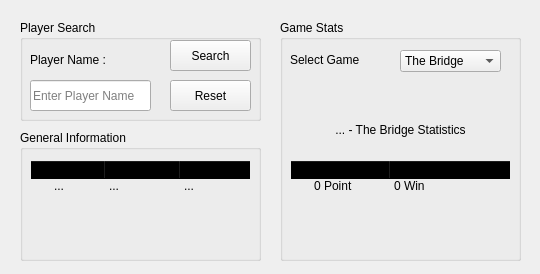
<?xml version="1.0" encoding="UTF-8"?>
<ui version="4.0">
 <class>MainWindow</class>
 <widget class="QMainWindow" name="MainWindow">
  <property name="geometry">
   <rect>
    <x>0</x>
    <y>0</y>
    <width>540</width>
    <height>274</height>
   </rect>
  </property>
  <property name="minimumSize">
   <size>
    <width>540</width>
    <height>274</height>
   </size>
  </property>
  <property name="maximumSize">
   <size>
    <width>540</width>
    <height>274</height>
   </size>
  </property>
  <property name="windowTitle">
   <string>CraftRise Player Stats</string>
  </property>
  <widget class="QWidget" name="centralwidget">
   <widget class="QGroupBox" name="SearchGroup">
    <property name="geometry">
     <rect>
      <x>20</x>
      <y>20</y>
      <width>241</width>
      <height>101</height>
     </rect>
    </property>
    <property name="title">
     <string>Player Search</string>
    </property>
    <property name="flat">
     <bool>false</bool>
    </property>
    <property name="checkable">
     <bool>false</bool>
    </property>
    <property name="checked">
     <bool>false</bool>
    </property>
    <widget class="QLineEdit" name="NameInput">
     <property name="geometry">
      <rect>
       <x>10</x>
       <y>60</y>
       <width>121</width>
       <height>31</height>
      </rect>
     </property>
     <property name="toolTip">
      <string>&lt;html&gt;&lt;head/&gt;&lt;body&gt;&lt;p&gt;&lt;br/&gt;&lt;/p&gt;&lt;/body&gt;&lt;/html&gt;</string>
     </property>
     <property name="text">
      <string/>
     </property>
     <property name="placeholderText">
      <string>Enter Player Name</string>
     </property>
    </widget>
    <widget class="QPushButton" name="ResetButton">
     <property name="geometry">
      <rect>
       <x>150</x>
       <y>60</y>
       <width>81</width>
       <height>31</height>
      </rect>
     </property>
     <property name="text">
      <string>Reset</string>
     </property>
    </widget>
    <widget class="QPushButton" name="SearchButton">
     <property name="geometry">
      <rect>
       <x>150</x>
       <y>20</y>
       <width>81</width>
       <height>31</height>
      </rect>
     </property>
     <property name="text">
      <string>Search</string>
     </property>
     <property name="flat">
      <bool>false</bool>
     </property>
    </widget>
    <widget class="QLabel" name="PlayerNameLabel">
     <property name="geometry">
      <rect>
       <x>10</x>
       <y>30</y>
       <width>121</width>
       <height>21</height>
      </rect>
     </property>
     <property name="text">
      <string>&lt;html&gt;&lt;head/&gt;&lt;body&gt;&lt;p&gt;&lt;span style=&quot; font-size:9pt;&quot;&gt;Player Name :&lt;/span&gt;&lt;/p&gt;&lt;/body&gt;&lt;/html&gt;</string>
     </property>
    </widget>
   </widget>
   <widget class="QGroupBox" name="GeneralGroup">
    <property name="geometry">
     <rect>
      <x>20</x>
      <y>130</y>
      <width>241</width>
      <height>131</height>
     </rect>
    </property>
    <property name="title">
     <string>General Information</string>
    </property>
    <widget class="QTreeWidget" name="treeWidget">
     <property name="geometry">
      <rect>
       <x>10</x>
       <y>30</y>
       <width>221</width>
       <height>91</height>
      </rect>
     </property>
     <property name="styleSheet">
      <string notr="true">background: transparent</string>
     </property>
     <property name="verticalScrollBarPolicy">
      <enum>Qt::ScrollBarAlwaysOff</enum>
     </property>
     <property name="horizontalScrollBarPolicy">
      <enum>Qt::ScrollBarAlwaysOff</enum>
     </property>
     <property name="autoScrollMargin">
      <number>16</number>
     </property>
     <property name="indentation">
      <number>20</number>
     </property>
     <attribute name="headerVisible">
      <bool>true</bool>
     </attribute>
     <attribute name="headerCascadingSectionResizes">
      <bool>false</bool>
     </attribute>
     <attribute name="headerMinimumSectionSize">
      <number>50</number>
     </attribute>
     <attribute name="headerDefaultSectionSize">
      <number>75</number>
     </attribute>
     <attribute name="headerHighlightSections">
      <bool>false</bool>
     </attribute>
     <attribute name="headerShowSortIndicator" stdset="0">
      <bool>false</bool>
     </attribute>
     <attribute name="headerStretchLastSection">
      <bool>true</bool>
     </attribute>
     <column>
      <property name="text">
       <string>Status</string>
      </property>
     </column>
     <column>
      <property name="text">
       <string>Rank</string>
      </property>
     </column>
     <column>
      <property name="text">
       <string>Level</string>
      </property>
     </column>
     <item>
      <property name="text">
       <string>...</string>
      </property>
      <property name="text">
       <string>...</string>
      </property>
      <property name="text">
       <string>...</string>
      </property>
     </item>
    </widget>
   </widget>
   <widget class="QGroupBox" name="GameGroup">
    <property name="geometry">
     <rect>
      <x>280</x>
      <y>20</y>
      <width>241</width>
      <height>241</height>
     </rect>
    </property>
    <property name="title">
     <string>Game Stats</string>
    </property>
    <widget class="QComboBox" name="GameSelection">
     <property name="geometry">
      <rect>
       <x>120</x>
       <y>30</y>
       <width>101</width>
       <height>22</height>
      </rect>
     </property>
     <item>
      <property name="text">
       <string>The Bridge</string>
      </property>
     </item>
     <item>
      <property name="text">
       <string>Herobrine Chamber</string>
      </property>
     </item>
     <item>
      <property name="text">
       <string>Arena PvP</string>
      </property>
     </item>
     <item>
      <property name="text">
       <string>Speed Builders</string>
      </property>
     </item>
     <item>
      <property name="text">
       <string>Egg Wars</string>
      </property>
     </item>
     <item>
      <property name="text">
       <string>OITC</string>
      </property>
     </item>
     <item>
      <property name="text">
       <string>Turf Wars</string>
      </property>
     </item>
     <item>
      <property name="text">
       <string>Build Battle</string>
      </property>
     </item>
     <item>
      <property name="text">
       <string>Katil Kim</string>
      </property>
     </item>
     <item>
      <property name="text">
       <string>Bed Wars</string>
      </property>
     </item>
     <item>
      <property name="text">
       <string>UHC Run</string>
      </property>
     </item>
     <item>
      <property name="text">
       <string>Dragon Escape</string>
      </property>
     </item>
     <item>
      <property name="text">
       <string>Bomb Lobbers</string>
      </property>
     </item>
     <item>
      <property name="text">
       <string>UHC Meetup</string>
      </property>
     </item>
     <item>
      <property name="text">
       <string>Sky Wars</string>
      </property>
     </item>
     <item>
      <property name="text">
       <string>Tnt Run</string>
      </property>
     </item>
     <item>
      <property name="text">
       <string>Survival Games</string>
      </property>
     </item>
    </widget>
    <widget class="QLabel" name="label">
     <property name="geometry">
      <rect>
       <x>10</x>
       <y>30</y>
       <width>101</width>
       <height>21</height>
      </rect>
     </property>
     <property name="text">
      <string>&lt;html&gt;&lt;head/&gt;&lt;body&gt;&lt;p&gt;&lt;span style=&quot; font-size:9pt;&quot;&gt;Select Game&lt;/span&gt;&lt;/p&gt;&lt;/body&gt;&lt;/html&gt;</string>
     </property>
    </widget>
    <widget class="QTreeWidget" name="GameStatistic">
     <property name="geometry">
      <rect>
       <x>10</x>
       <y>140</y>
       <width>221</width>
       <height>91</height>
      </rect>
     </property>
     <property name="styleSheet">
      <string notr="true">background: transparent</string>
     </property>
     <column>
      <property name="text">
       <string>Point</string>
      </property>
     </column>
     <column>
      <property name="text">
       <string>Win</string>
      </property>
     </column>
     <item>
      <property name="text">
       <string>0 Point</string>
      </property>
      <property name="text">
       <string>0 Win</string>
      </property>
     </item>
    </widget>
    <widget class="QLabel" name="label_2">
     <property name="geometry">
      <rect>
       <x>10</x>
       <y>90</y>
       <width>221</width>
       <height>41</height>
      </rect>
     </property>
     <property name="text">
      <string>&lt;html&gt;&lt;head/&gt;&lt;body&gt;&lt;p align=&quot;center&quot;&gt;... - The Bridge Statistics&lt;/p&gt;&lt;/body&gt;&lt;/html&gt;</string>
     </property>
    </widget>
   </widget>
  </widget>
 </widget>
 <resources/>
 <connections/>
</ui>
